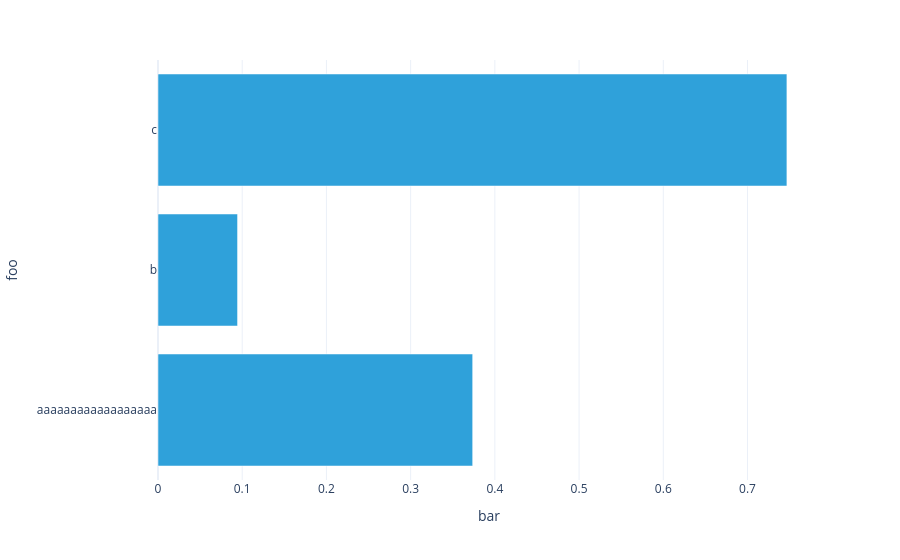

Source (notebook cell):
### Code cell
U1.visualize()

### Figure 1 — Plotly figure (JSON) as saved in the notebook; plotly's stock layout.template omitted (floating-point values rounded to 4 significant figures)
{"data": [{"hovertemplate": "bar=%{x}<br>foo=%{y}<extra></extra>", "legendgroup": "", "marker": {"color": "#2fa1da", "pattern": {"shape": ""}}, "name": "", "orientation": "h", "showlegend": false, "textposition": "auto", "type": "bar", "x": [0.3737, 0.09447, 0.7468], "xaxis": "x", "y": ["aaaaaaaaaaaaaaaaaa", "b", "c"], "yaxis": "y"}], "layout": {"barmode": "relative", "legend": {"title": {}, "tracegroupgap": 0}, "margin": {"t": 60}, "xaxis": {"anchor": "y", "domain": [0, 1], "title": {"text": "bar"}}, "yaxis": {"anchor": "x", "domain": [0, 1], "title": {"text": "foo"}}}}
